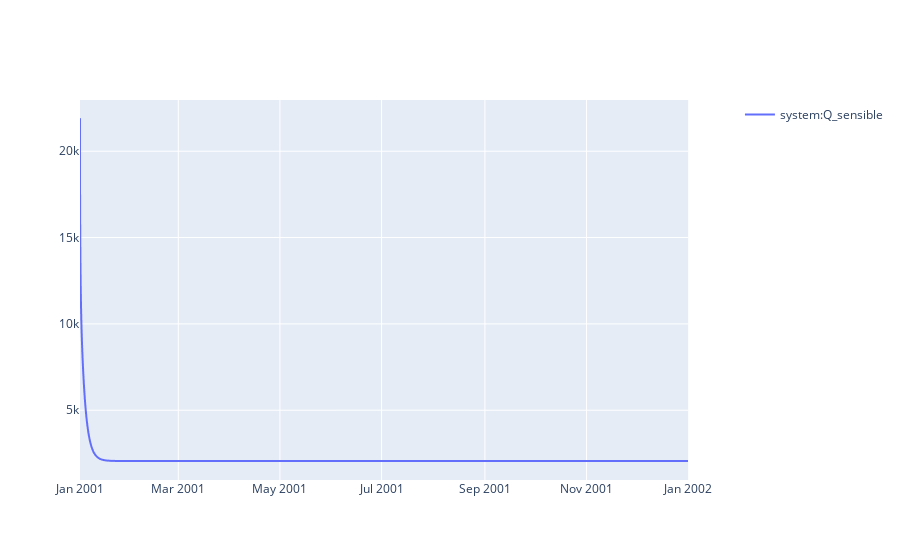

Notebook source saved alongside this figure:
### Code cell
sim.plot(pro.dates(),[pro.component("system").variable("Q_sensible")])

### Figure 1 — Plotly figure (JSON) as saved in the notebook; plotly's stock layout.template omitted (floating-point values rounded to 4 significant figures; data arrays with more than 128 entries replaced by an {"elided": "..."} marker saying what was removed)
{"data": [{"hovertemplate": "date=%{x}<br>system:Q_sensible=%{y}<extra></extra>", "legendgroup": "", "line": {"dash": "solid"}, "marker": {"symbol": "circle"}, "mode": "lines", "name": "system:Q_sensible", "showlegend": true, "type": "scattergl", "x": {"elided": "8760 str values"}, "xaxis": "x", "y": {"elided": "8760 float values"}, "yaxis": "y"}], "layout": {"xaxis": {"anchor": "y", "domain": [0, 0.94]}, "yaxis": {"anchor": "x", "domain": [0, 1]}, "yaxis2": {"anchor": "x", "overlaying": "y", "side": "right"}}}
